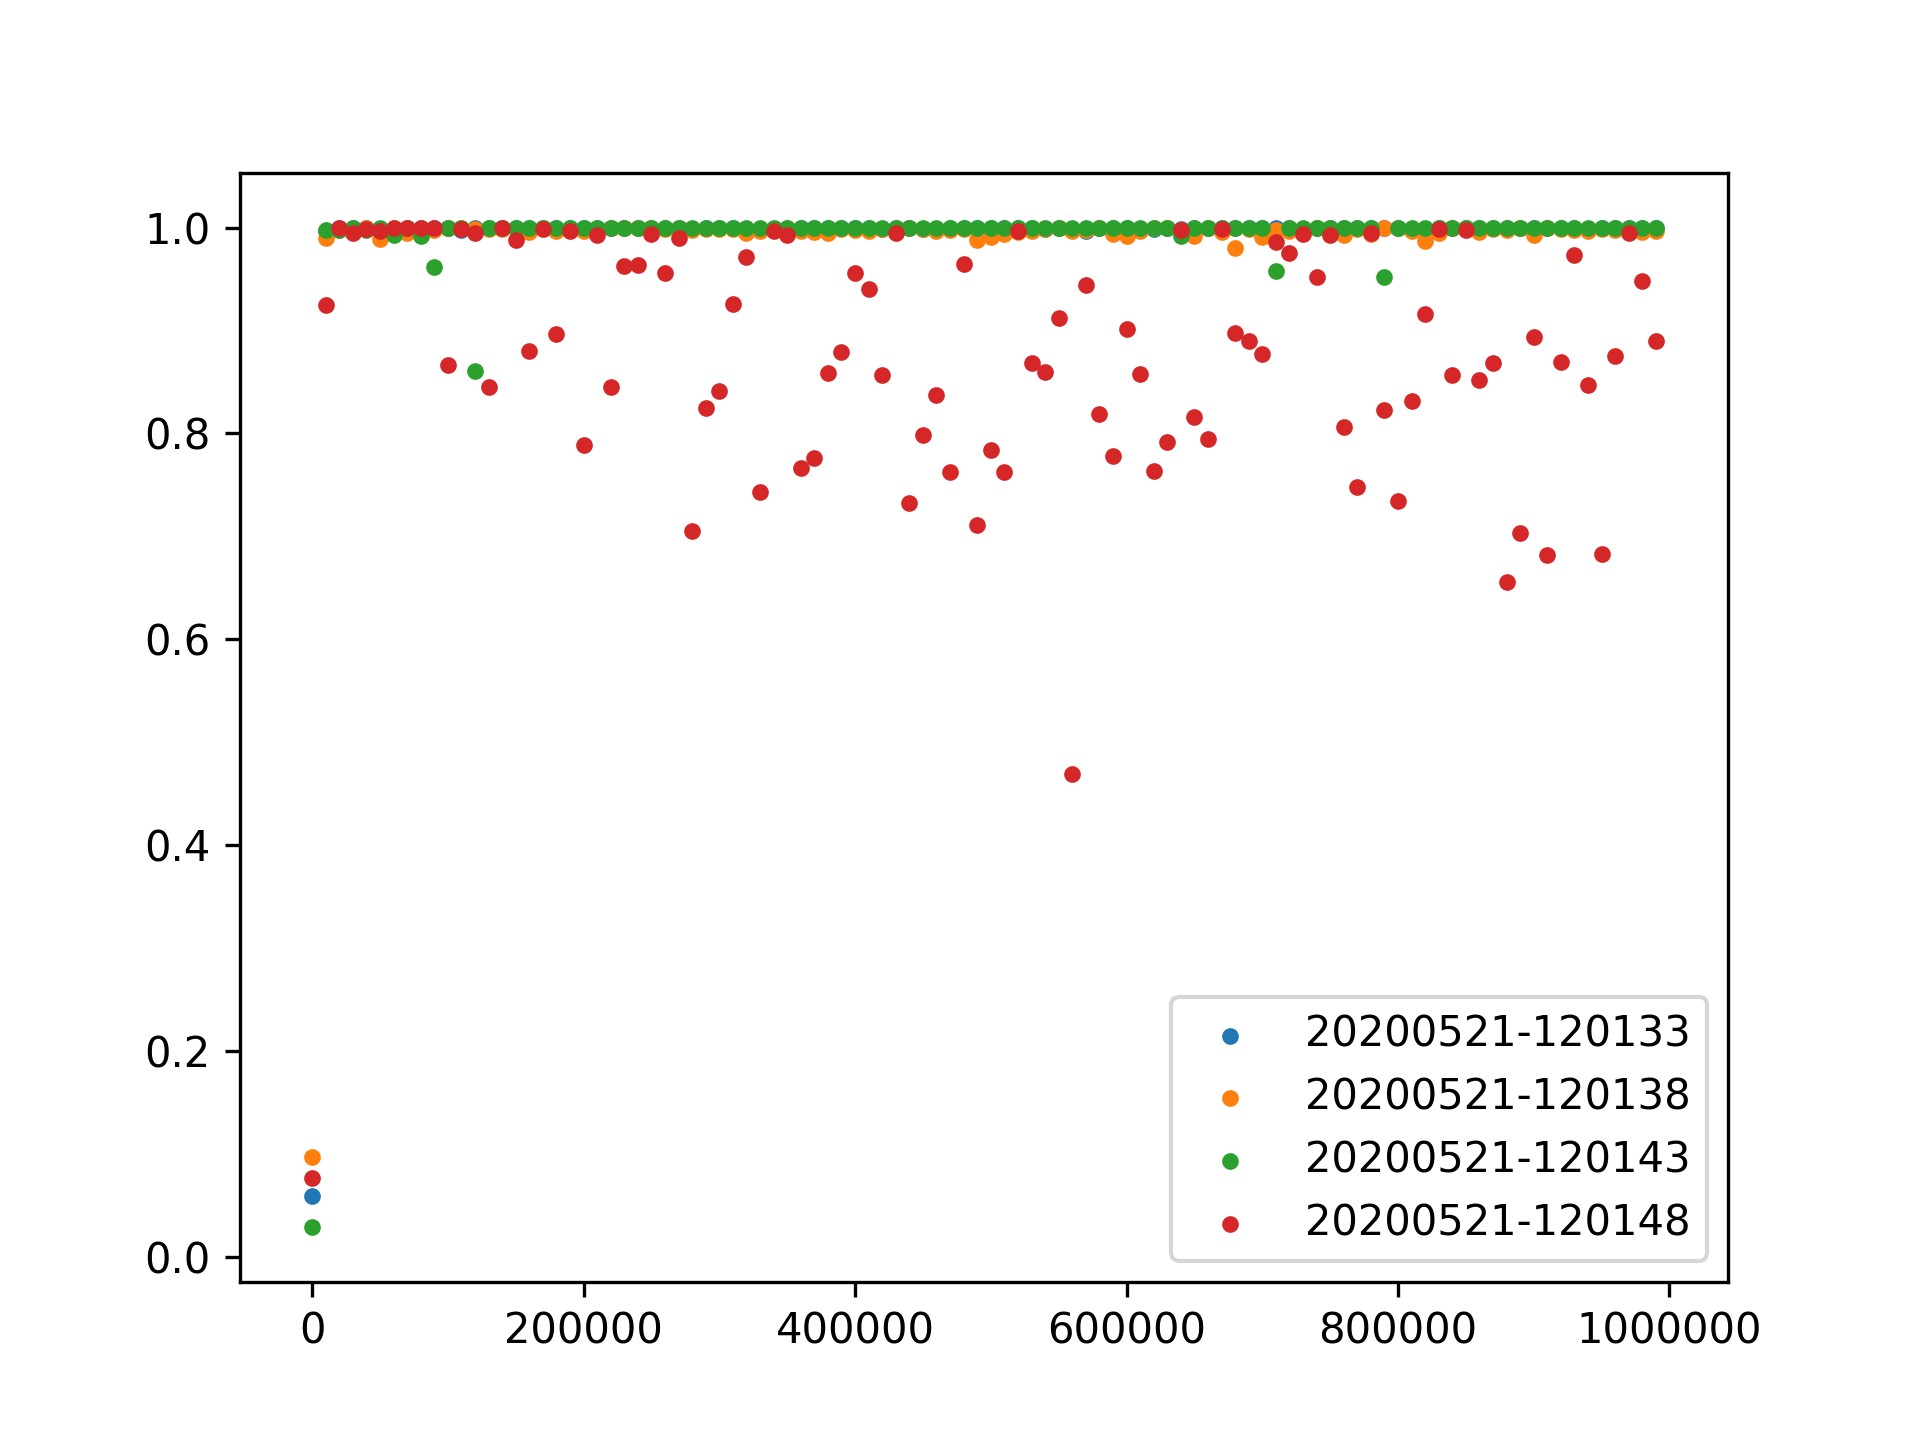

Write the Python code that produced this figure.
from glob import glob
import pickle
import json
from os import path
import numpy as np
from matplotlib import pyplot as plt

import sys
sys.path.append(path.abspath('..'))

from utils import get_rt

def create_data():
    avg_v = {
        '20200521-120133': [],
        '20200521-120138': [],
        '20200521-120143': [],
        '20200521-120148': [],
    }

    with open('orig/parameters.json') as f:
        params = json.load(f)

    for fname in sorted(glob('orig/*-v.npy')):
        record_tag = get_rt(fname)
        comment = params[record_tag]['comment']
        orig_rt = get_rt(comment)
        timestep = int(comment.split('-')[-1])
        data = np.load(fname)
        if len(data) >= 1000:
            v = sum(x**2 + y**2 for (x,y) in data[500:])/len(data[500:])
            avg_v[orig_rt].append((timestep, v))

    with open('avg_v.pickle', 'wb') as f:
        pickle.dump(avg_v, f)

def plot_data():
    with open('avg_v.pickle', 'rb') as f:
        avg_v = pickle.load(f)

    for record_tag, data in avg_v.items():
        timesteps = []
        v = []
        for item in data:
            timesteps.append(item[0])
            v.append(item[1])
        plt.scatter(timesteps, v, marker = '.', label = record_tag)

    plt.legend()
    plt.savefig('avg_v.png', dpi = 300)
